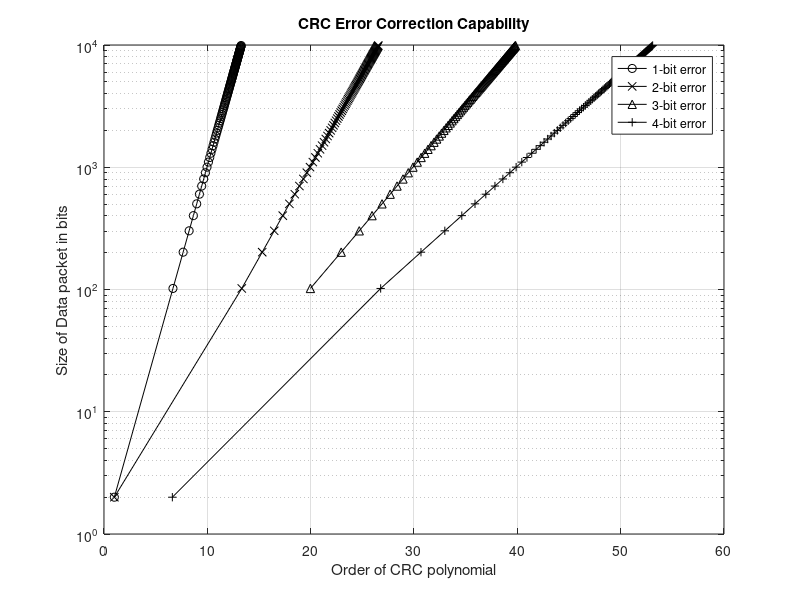

Recreate this plot in MATLAB.
%CRC Error Correction Capability Graph
% This graph represents the error correction capability of the CRC code.
% Typically the maximum CRC polynomial order used is 64
%
%x = 2:2:64;
%ezplot(nchoosek(L,2) == 2.^x);
%plot(x,L);



clearvars;
% syms t;
% L = (sqrt(1+4*t))/2;
% n = log2(t);
% axis([0 64 0 1000]);
% ezplot(L,n);

%L = 0:1:1000;
%n = log2(L*(L-1))-1;
%plot(L,n);

% Two bit errors

L =(2:100:10000);

n1 = log2(L);
n2 = log2(L.^2 - L);
n3 = log2(L.^3 - 3*L.^2 + 2*L);
n4 = log2(L.^4 + 6*L.^3 + 9*L.^2 + 2*L -6);

plotHandle1=semilogy(n1, L, 'Marker','o','color','k');
hold on

plotHandle2=semilogy(n2, L, 'Marker','x','color','k');
plotHandle3=semilogy(n3, L, 'Marker','^','color','k');
plotHandle4=semilogy(n4, L, 'Marker','+','color','k');


title('CRC Error Correction Capability'); 
ylabel('Size of Data packet in bits'); 
xlabel('Order of CRC polynomial');
grid on;
legend('1-bit error','2-bit error','3-bit error','4-bit error'); 

%hold off
 %plot(n1,L,'--rs','LineWidth',2)
%                 'MarkerEdgeColor','k',...
%                 'MarkerFaceColor','g',...
%                 'MarkerSize',10);


